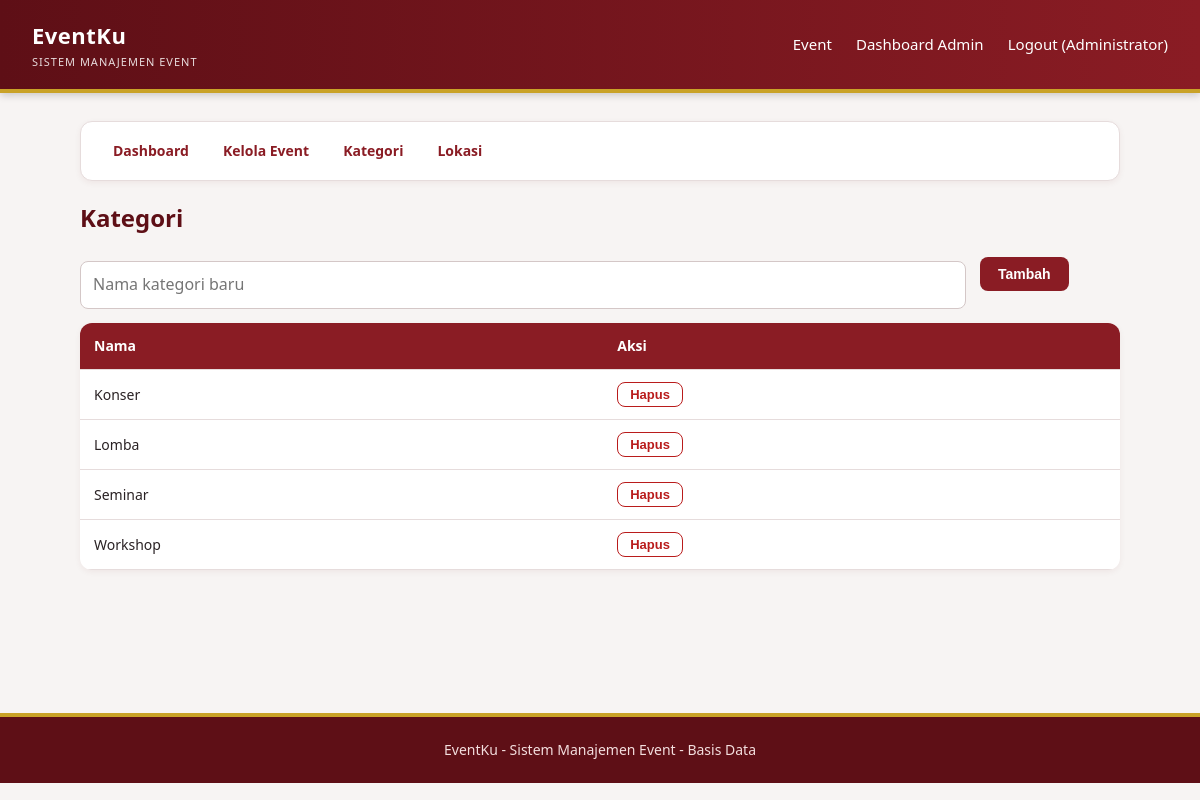
Screenshot of /admin/categories.php (signed in) with the database file from the repository.
### tables this page shows
CREATE TABLE categories (
  id INT AUTO_INCREMENT PRIMARY KEY,
  name VARCHAR(100) NOT NULL UNIQUE
);

### includes/functions.php (called while the page is built, shortened)
<?php
function e($s) { return htmlspecialchars((string)$s, ENT_QUOTES, 'UTF-8'); }

### admin/categories.php (the view, shortened to what this page needs)
<?php
require_once __DIR__ . '/../includes/functions.php';
$rows = $pdo->query("SELECT * FROM categories ORDER BY name")->fetchAll();
include __DIR__ . '/../includes/header.php';
include __DIR__ . '/_menu.php';
?>
<h2>Kategori</h2>
<form method="post" class="row"><?= csrf_field() ?><input type="hidden" name="action" value="add">
  <div><input type="text" name="name" placeholder="Nama kategori baru" required></div>
  <div style="flex:0"><button class="btn">Tambah</button></div>
</form>
<table>
  <tr><th>Nama</th><th>Aksi</th></tr>
  <?php foreach ($rows as $r): ?>
  <tr><td><?= e($r['name']) ?></td><td>
    <form method="post" class="inline" onsubmit="return confirm('Hapus kategori?')"><?= csrf_field() ?>
      <button class="btn sm danger">Hapus</button></form></td></tr>
  <?php endforeach; ?>
</table>
<?php include __DIR__ . '/../includes/footer.php'; ?>

### assets/style.css (style rules this page uses)
:root { --maroon:#8a1c24; --maroon-dark:#5e0f16; --maroon-light:#fbeeee; --gold:#c9a227; --bg:#f7f4f3; --text:#2a2224; --muted:#6b6165; --border:#e6dcdc; }
* { box-sizing:border-box }
body { margin:0;font-family:"Segoe UI",system-ui,-apple-system,Arial,sans-serif;background:var(--bg);color:var(--text);line-height:1.6 }
h2 { color:var(--maroon-dark);margin-top:0 }
.btn { display:inline-block;padding:9px 18px;border:0;border-radius:8px;background:var(--maroon);color:#fff;cursor:pointer;font-size:14px;font-weight:600;transition:background .15s }
.btn.danger { background:#fff;color:#b91c1c;border:1.5px solid #b91c1c }
.btn.sm { padding:4px 12px;font-size:13px }
input,select,textarea { width:100%;padding:10px 12px;border:1px solid #d4c7c7;border-radius:8px;font:inherit;margin:4px 0 14px;background:#fff }
.row { display:flex;gap:14px;flex-wrap:wrap }
.row>div { flex:1;min-width:140px }
table { width:100%;border-collapse:collapse;background:#fff;border-radius:12px;overflow:hidden;box-shadow:0 2px 6px rgba(94,15,22,.06) }
th,td { padding:12px 14px;text-align:left;border-bottom:1px solid var(--border);font-size:14px }
th { background:var(--maroon);color:#fff;font-weight:600 }
form.inline { display:inline }

### rows the page displays
categories: name "Konser"
categories: name "Lomba"
categories: name "Seminar"
categories: name "Workshop"

### other values shown
$u['name'] "Administrator"
